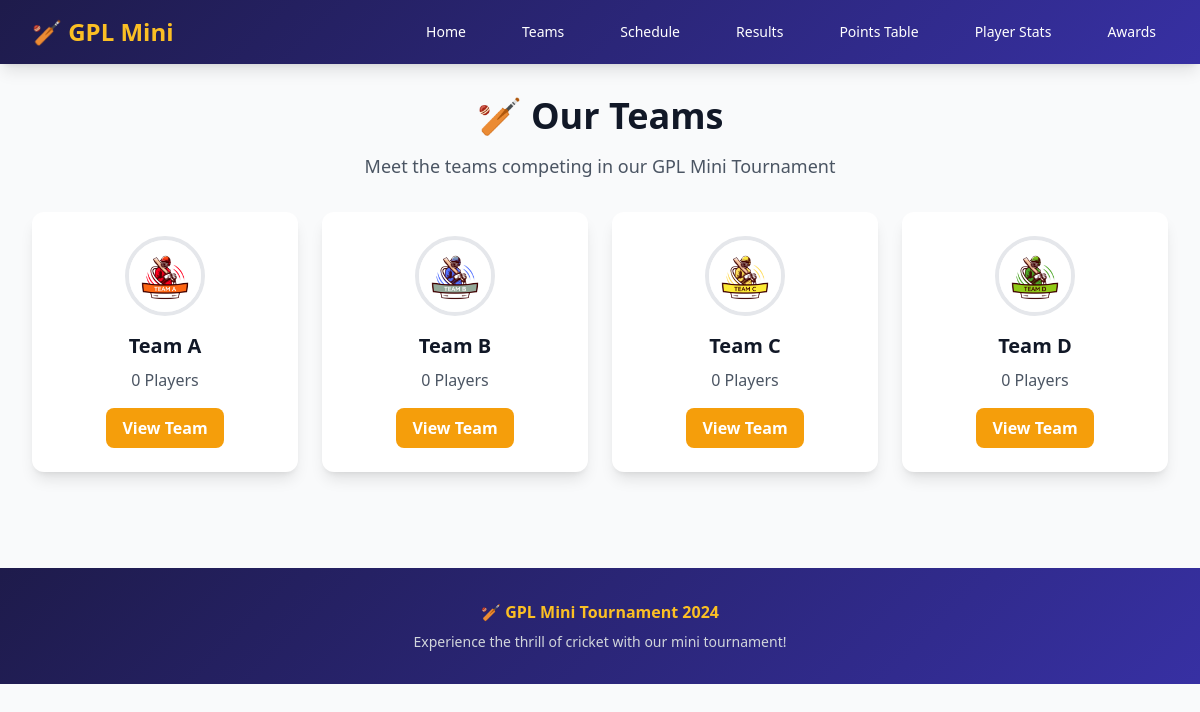
Page /teams/ on the earlier database version.
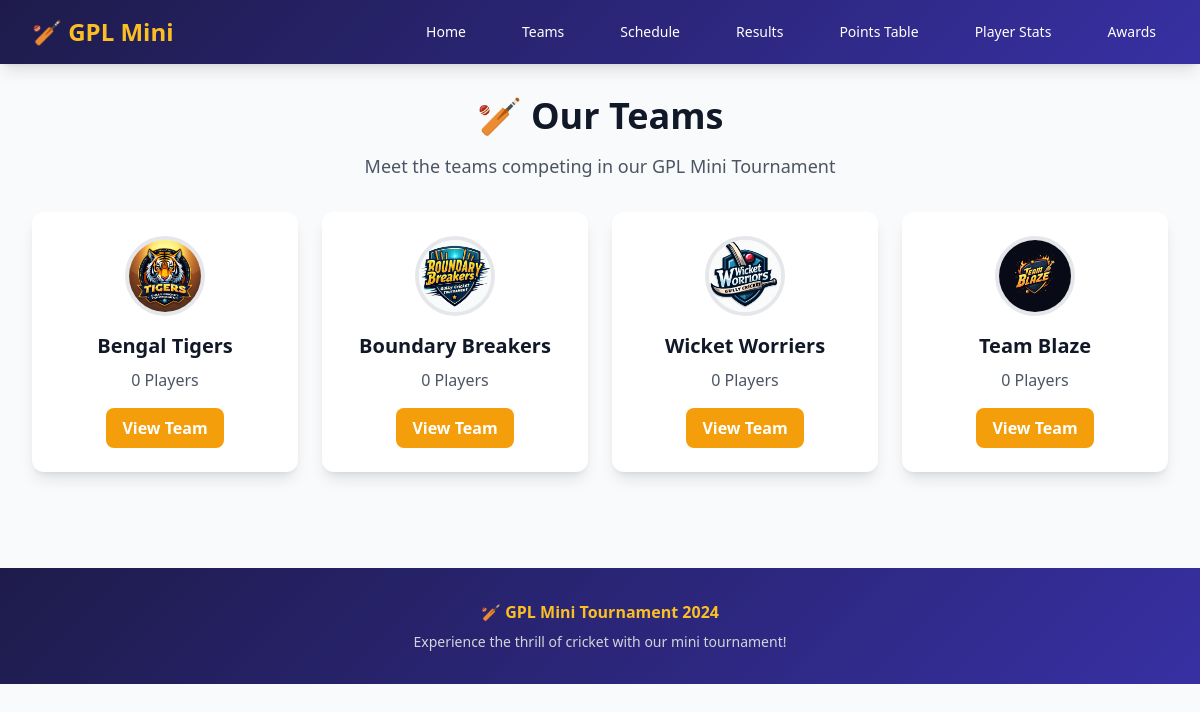
Same page on the later database version.
### teams/models.py (models this page shows, shortened)
class Team(models.Model):
    name = models.CharField(max_length=100)
    logo = models.ImageField(upload_to='team_logos/')
    color_theme = models.CharField(max_length=20)

### teams/views.py (the view)
# urls.py: path('', views.team_list, name='team_list'),
def team_list(request):
    teams = Team.objects.all()
    return render(request, 'teams/team_list.html', {'teams': teams})

### templates/teams/team_list.html (shortened to what this page needs)
{% extends 'base.html' %}
{% block content %}
<div class="text-center mb-6 sm:mb-8">
    <h1 class="text-3xl sm:text-4xl font-bold text-gray-900 mb-3 sm:mb-4">🏏 Our Teams</h1>
    <p class="text-base sm:text-lg text-gray-600 px-2">Meet the teams competing in our GPL Mini Tournament</p>
</div>
{% if teams %}
    <div class="grid grid-cols-1 sm:grid-cols-2 lg:grid-cols-4 gap-4 sm:gap-6">
        {% for team in teams %}
        <div class="bg-white rounded-xl shadow-lg overflow-hidden card-hover">
            <div class="p-4 sm:p-6">
                <div class="text-center mb-3 sm:mb-4">
                    {% if team.logo %}
                        <img src="{{ team.logo.url }}" alt="{{ team.name }}" class="w-16 h-16 sm:w-20 sm:h-20 mx-auto rounded-full object-cover border-4 border-gray-200">
                    {% else %}
                        <div class="w-16 h-16 sm:w-20 sm:h-20 mx-auto rounded-full bg-gray-200 flex items-center justify-center text-lg sm:text-2xl font-bold text-gray-600">
                            {{ team.name|slice:":2"|upper }}
                        </div>
                    {% endif %}
                </div>
                <h3 class="text-lg sm:text-xl font-bold text-gray-900 text-center mb-2">{{ team.name }}</h3>
                <p class="text-sm sm:text-base text-gray-600 text-center mb-3 sm:mb-4">{{ team.players.count }} Players</p>
                <div class="text-center">
                    <a href="{% url 'team_detail' team.id %}" class="inline-block bg-amber-500 hover:bg-amber-600 text-white px-3 sm:px-4 py-2 rounded-lg font-semibold transition-colors text-sm sm:text-base w-full sm:w-auto">
                        View Team
                    </a>
                </div>
            </div>
        </div>
        {% endfor %}
    </div>
{% else %}
    <div class="text-center py-12">
        <div class="text-6xl mb-4">🏏</div>
        <h3 class="text-xl font-semibold text-gray-900 mb-2">No Teams Yet</h3>
        <p class="text-gray-500">Teams will be added soon. Check back later!</p>
    </div>
{% endif %}
{% endblock %}

Differences in the rows shown:
changed Team: logo: a different picture; name "Team A" → "Bengal Tigers"
changed Team: logo: a different picture; name "Team B" → "Boundary Breakers"
changed Team: logo: a different picture; name "Team C" → "Wicket Worriers"
changed Team: logo: a different picture; name "Team D" → "Team Blaze"
